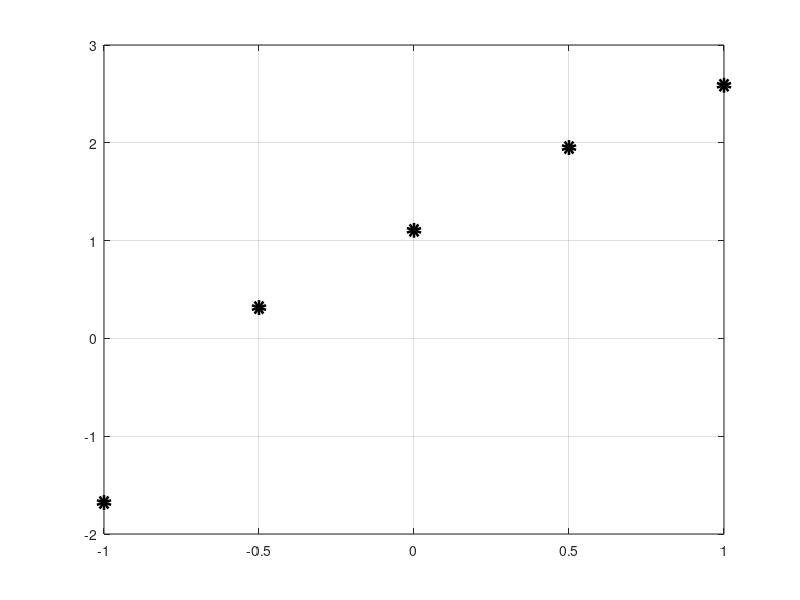
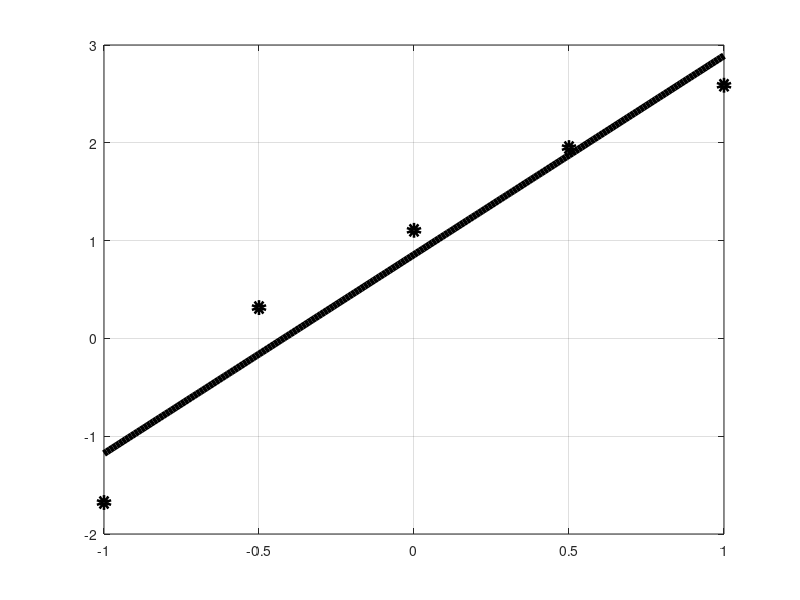

The MATLAB script that drew these images, in order:
x = [-1, -0.5, 0, 0.5, 1]
y = [-1.6781, 0.3151, 1.1051, 1.9512, 2.5884]

plot(x, y, 'ok', 'LineWidth',5)
grid on
print -dpng linearni_funkce_body.png

A = [ sum(length(x)), sum(x);
      sum(x), sum(x.*x) ]

b = [ sum(y), sum(y.*x) ]

%A_alt = fliplr(vander(x,2))' * fliplr(vander(x,2))
%b_alt = fliplr(vander(x,2))' * y'

koef = A \b'
linearni_funkce = @(x) koef(1) + koef(2)*x

x_p = [x(1) : 0.01 : x(end)];

hold on
plot(x, y, 'ok')
plot(x_p, linearni_funkce(x_p), 'k', 'LineWidth',5)
grid on
print -dpng linearni_funkce.png

% -------------------------------------------------------------------------------

x = [-1, -0.5, 0, 0.5, 1]
y = [3, 4, 7, 18, 30]

%plot(x, y, 'ok')
%print -dpng linearni_fce.png
